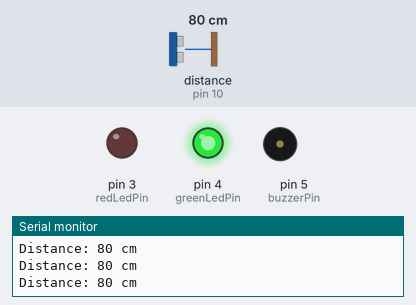
A sketch run on a simulated Arduino Uno, built with avr-gcc and run on an emulated ATmega328P. Parts: output pins drawn as LEDs (lit = HIGH), buzzer (waves = sounding, pin HIGH), the last lines printed to the serial monitor. Wiring (inferred from the names in the program): ultrasonic range finder: trigger pin 9; echo pin 10. The test bench sets the inputs (shaded band); at power-on: distance to the obstacle (sensor on pin 10) 80 cm. The echo pulse lasts 58.3 µs per cm; pins used as bus, display or sensor lines are not drawn.

Above: at 1.2 s.
1.3 s: distance to the obstacle (sensor on pin 10) set to 31 cm
2.8 s: distance to the obstacle (sensor on pin 10) set to 27 cm
At 4.0 s:
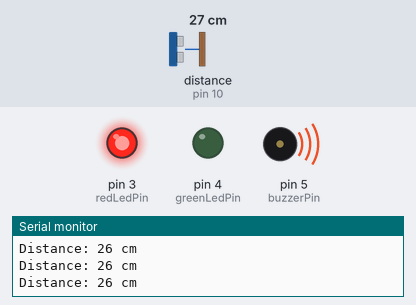
4.3 s: distance to the obstacle (sensor on pin 10) set to 35 cm
At 5.3 s:
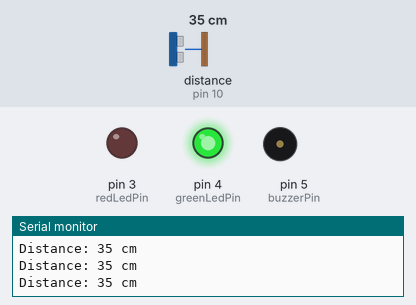
5.8 s: distance to the obstacle (sensor on pin 10) set to 2 cm
At 6.7 s:
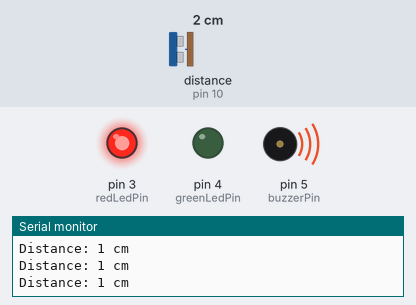
Timing chart, 0 to 8.3 s (numbered marks = the images above; inputs shaded):
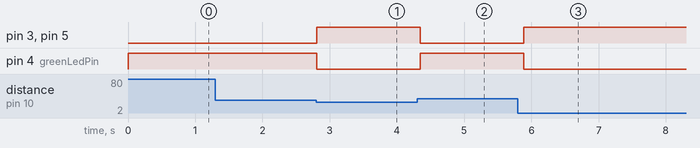

The sketch:

R43._Social_Distancing_Alert_System.ino
```cpp
/*
Components Used:
- Arduino Board
- Sensor Shield
- Ultrasonic Sensor (HC-SR04)
- Red LED
- Green LED
- Buzzer
- Breadboard
- Jumper Wires
*/

int trigPin = 9;      // Trigger pin of HC-SR04
int echoPin = 10;     // Echo pin of HC-SR04
int redLedPin = 3;    // Red LED pin
int greenLedPin = 4;  // Green LED pin
int buzzerPin = 5;    // Buzzer pin

void setup() {
  Serial.begin(9600);     // Start serial communication
  pinMode(trigPin, OUTPUT);
  pinMode(echoPin, INPUT);
  pinMode(redLedPin, OUTPUT);
  pinMode(greenLedPin, OUTPUT);
  pinMode(buzzerPin, OUTPUT);
}

void loop() {
  // Send a 10µs pulse to trigger the sensor
  digitalWrite(trigPin, LOW);
  delayMicroseconds(2);
  digitalWrite(trigPin, HIGH);
  delayMicroseconds(10);
  digitalWrite(trigPin, LOW);

  // Read the echo pin
  long duration = pulseIn(echoPin, HIGH);

  // Convert time to distance (Speed of sound = 343 m/s)
  int distance = (duration * 0.0343) / 2;  // Distance in cm

  Serial.print("Distance: ");
  Serial.print(distance);
  Serial.println(" cm");

  // Control LEDs and buzzer based on distance
  if (distance < 30) {
    digitalWrite(redLedPin, HIGH);
    digitalWrite(greenLedPin, LOW);
    digitalWrite(buzzerPin, HIGH);
  } else {
    digitalWrite(redLedPin, LOW);
    digitalWrite(greenLedPin, HIGH);
    digitalWrite(buzzerPin, LOW);
  }

  delay(100);  // Update every 100ms
}
```

Measured:
- the behaviour switches between 30 and 29 cm on distance to the obstacle (sensor on pin 10) (found by bisection; images 0 and 1)
- after the input at 2.8 s, pin 3 (redLedPin), pin 5 (buzzerPin): LOW → HIGH at once; pin 4 (greenLedPin): HIGH → LOW at once
- after the input at 4.3 s, pin 3 (redLedPin), pin 5 (buzzerPin): HIGH → LOW at once; pin 4 (greenLedPin): LOW → HIGH at once
- after the input at 5.8 s, pin 3 (redLedPin), pin 5 (buzzerPin): LOW → HIGH after 0.08 s; pin 4 (greenLedPin): HIGH → LOW after 0.08 s
